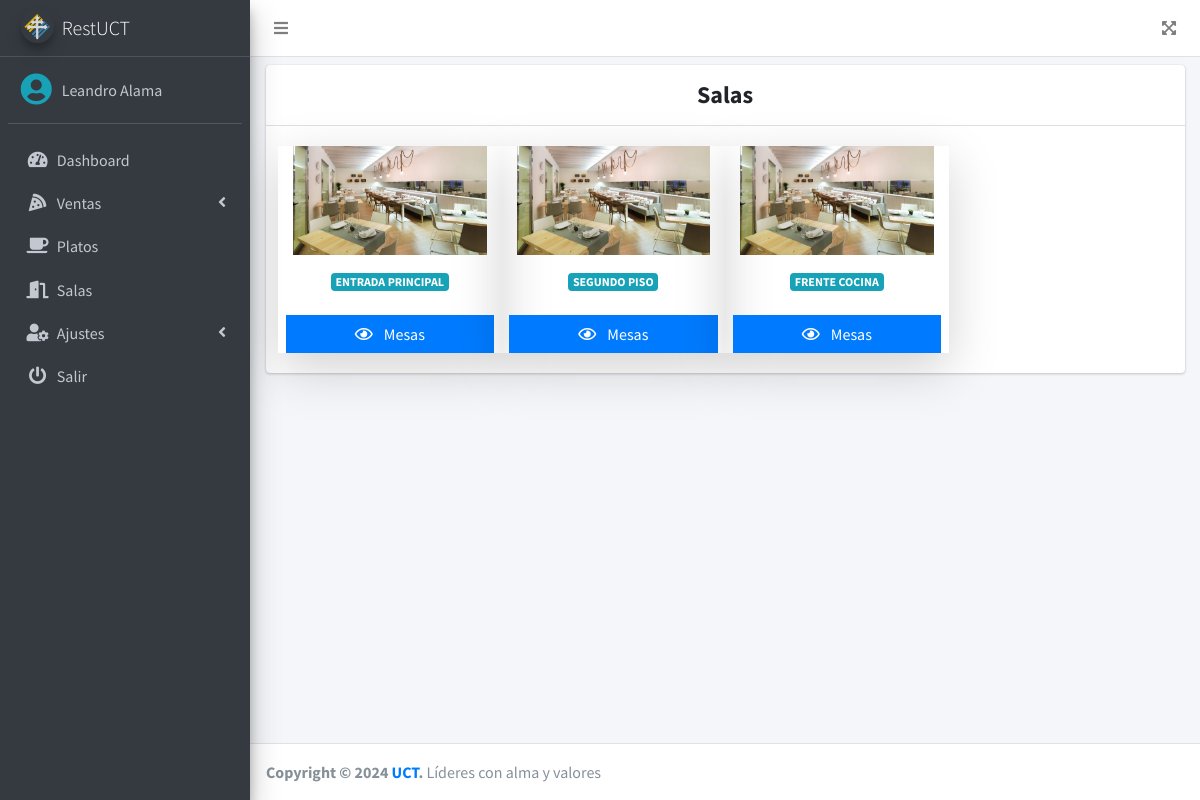
The page /src/ (signed in) on the database its author committed.
### tables this page shows
CREATE TABLE `salas` (
  `id` int(11) NOT NULL,
  `nombre` varchar(100) NOT NULL,
  `mesas` int(11) NOT NULL,
  `estado` int(11) NOT NULL DEFAULT 1
);

### src/index.php (the view, shortened to what this page needs)
<?php
if ($_SESSION['rol'] == 1 || $_SESSION['rol'] == 3) {
include_once "includes/header.php";
?>
<div class="card">
    <div class="card-header text-center">
        Salas
    </div>
    <div class="card-body">
        <div class="row">
            <?php
            include "../conexion.php";
            $query = mysqli_query($conexion, "SELECT * FROM salas WHERE estado = 1");
            $result = mysqli_num_rows($query);
            if ($result > 0) {
                while ($data = mysqli_fetch_assoc($query)) { ?>
                    <div class="col-md-3 shadow-lg">
                        <div class="col-12">
                            <img src="../assets/img/sala.png" class="product-image" alt="Product Image">
                        </div>
                        <h6 class="my-3 text-center"><span class="badge badge-info"><?php echo $data['nombre']; ?></span></h6>
                        <div class="mt-4">
                            <a class="btn btn-primary btn-block btn-flat" href="mesas.php?id_sala=<?php echo $data['id']; ?>&mesas=<?php echo $data['mesas']; ?>">
                                <i class="far fa-eye mr-2"></i>
                                Mesas
                            </a>
                        </div>
                    </div>
            <?php }
            } ?>
        </div>
    </div>
</div>
<?php include_once "includes/footer.php";
} else {
    header('Location: permisos.php');
}
?>

### rows shown on the page
salas: nombre "ENTRADA PRINCIPAL"
salas: nombre "SEGUNDO PISO"
salas: nombre "FRENTE COCINA"

### other values the page prints
$_SESSION['nombre'] "Leandro Alama"
